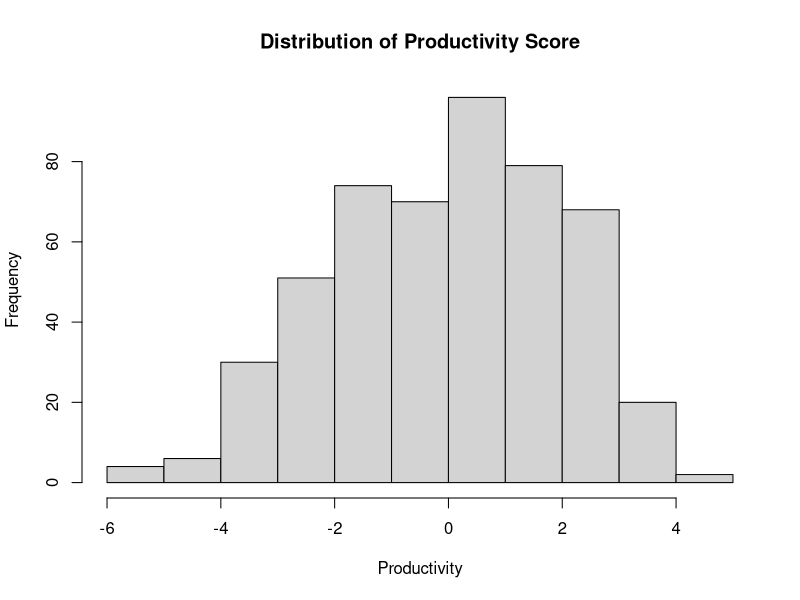
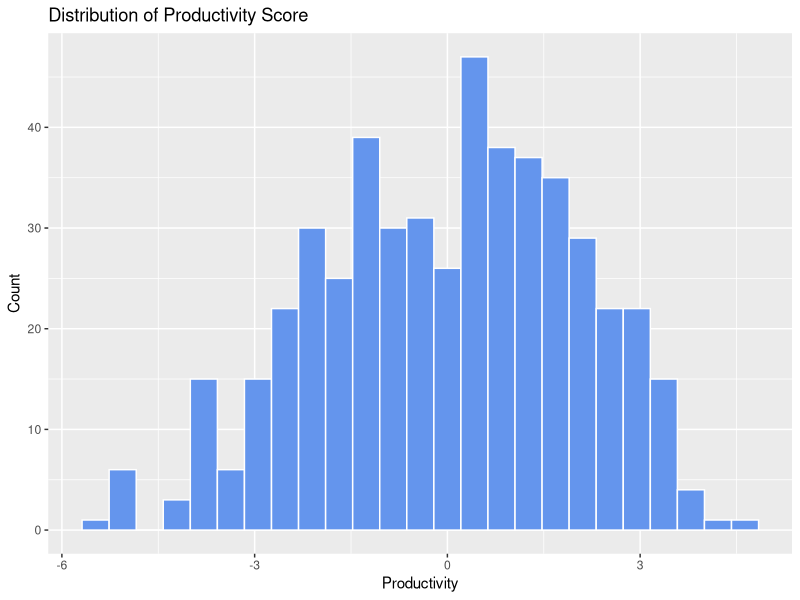
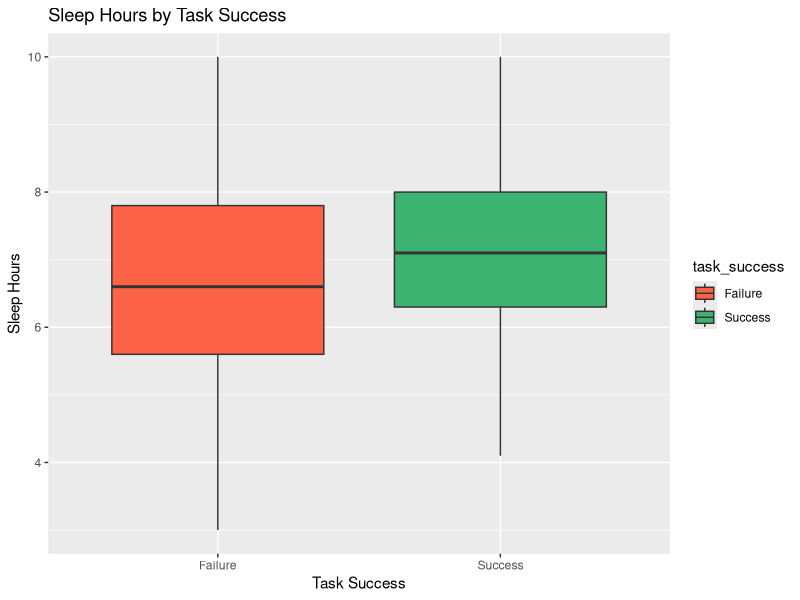
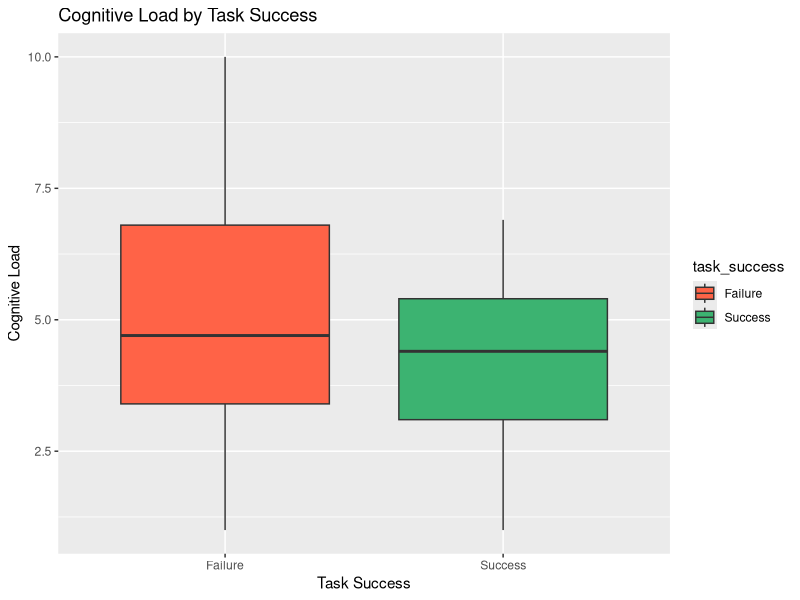
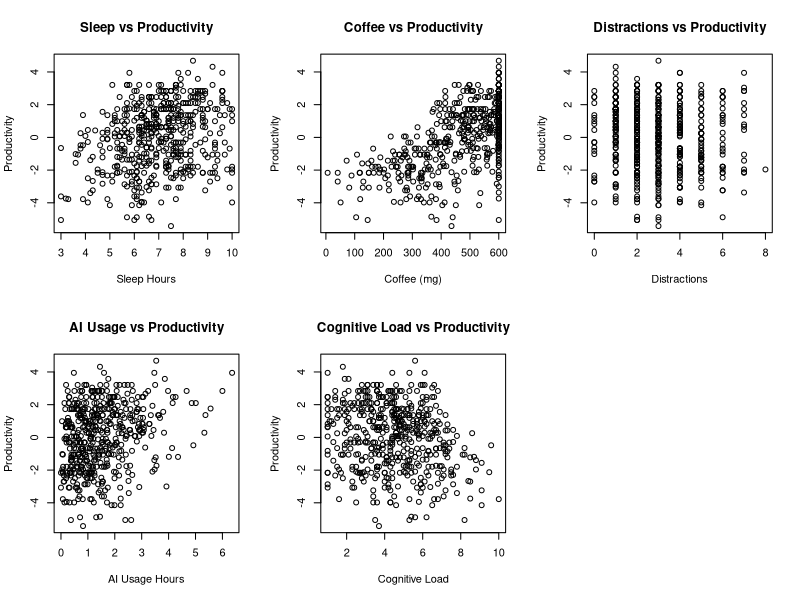
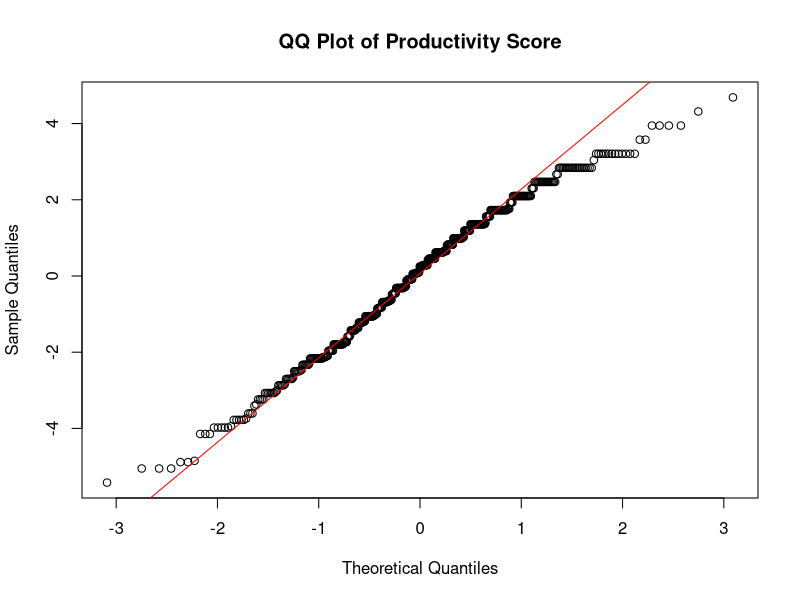
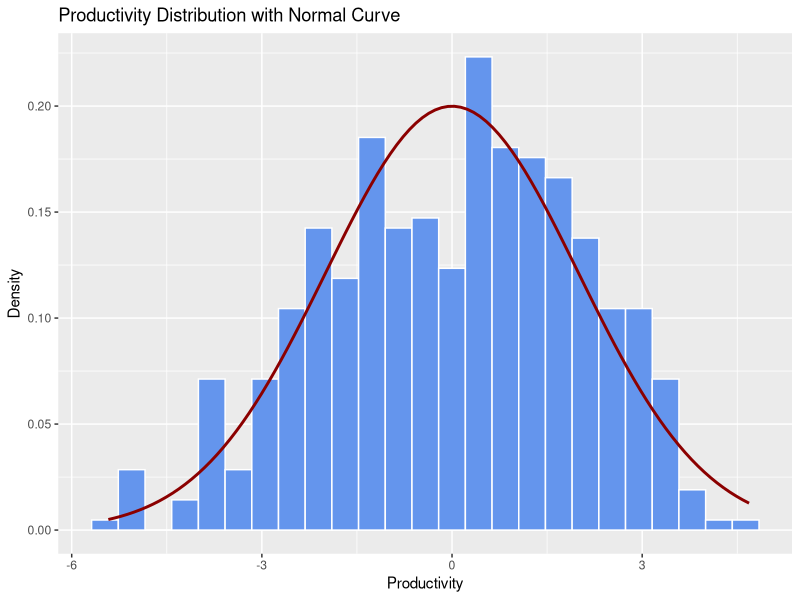
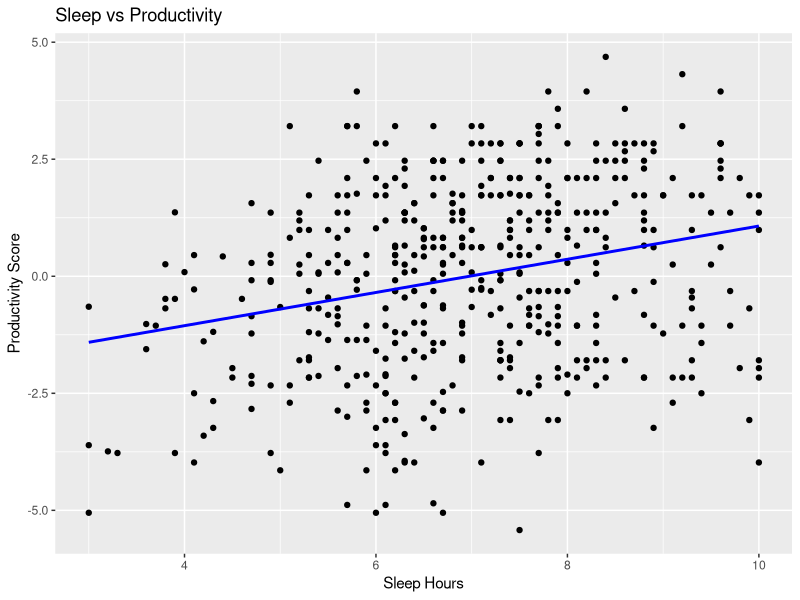

Here is the R script that generated these plots, in order:
## ---- chunk 1
knitr::opts_chunk$set(echo = TRUE, message = FALSE, warning = FALSE, tidy = TRUE, tidy.opts = list(width.cutoff = 60))
library(ggplot2)
library(dplyr)
## ---- chunk 2
library(ggplot2)
library(dplyr)
library(readr)
library(tidyr)

data <- read.csv("ai_dev_productivity.csv")
head(data)
str(data)
colSums(is.na(data))
summary(data)

## ---- chunk 3
# Recode task_success as a labeled factor
data$task_success <- factor(data$task_success, levels=c(0, 1), labels=c("Failure", "Success"))

# Composite productivity score using z-scores of output variables
# hours_coding excluded here, used as a predictor instead
data <- data |>
  mutate(
    productivity = scale(commits) - scale(bugs_reported) + scale(as.numeric(task_success))
  )
data$productivity <- as.numeric(data$productivity)

summary(data$productivity)
hist(data$productivity, main = "Distribution of Productivity Score", xlab = "Productivity")
## ---- chunk 4
summary(data[, c("hours_coding", "coffee_intake_mg", "sleep_hours", "distractions", "ai_usage_hours", "cognitive_load", "productivity")])

# Compare mean predictors by task success
data |>
  group_by(task_success) |>
  summarise(
    mean_sleep = mean(sleep_hours),
    mean_coffee = mean(coffee_intake_mg),
    mean_distractions = mean(distractions),
    mean_ai_usage = mean(ai_usage_hours),
    mean_cognitive_load = mean(cognitive_load),
    mean_productivity = mean(productivity)
  )

ggplot(data, aes(x=productivity)) +
  geom_histogram(bins=25, fill="cornflowerblue", color="white") +
  labs(title="Distribution of Productivity Score",
       x="Productivity",
       y="Count")
## ---- chunk 5
ggplot(data, aes(x=task_success, y=sleep_hours, fill=task_success)) +
  geom_boxplot() +
  scale_fill_manual(values=c("Failure"="tomato", "Success"="mediumseagreen")) +
  labs(title="Sleep Hours by Task Success",
       x="Task Success",
       y="Sleep Hours")
## ---- chunk 6
ggplot(data, aes(x=task_success, y=cognitive_load, fill=task_success)) +
  geom_boxplot() +
  scale_fill_manual(values=c("Failure"="tomato", "Success"="mediumseagreen")) +
  labs(title="Cognitive Load by Task Success",
       x="Task Success",
       y="Cognitive Load")
## ---- chunk 7
# Linearity check
par(mfrow = c(2, 3))
plot(data$sleep_hours, data$productivity, main = "Sleep vs Productivity", xlab = "Sleep Hours", ylab = "Productivity")
plot(data$coffee_intake_mg, data$productivity, main = "Coffee vs Productivity", xlab = "Coffee (mg)", ylab = "Productivity")
plot(data$distractions, data$productivity, main = "Distractions vs Productivity", xlab = "Distractions", ylab = "Productivity")
plot(data$ai_usage_hours, data$productivity, main = "AI Usage vs Productivity", xlab = "AI Usage Hours", ylab = "Productivity")
plot(data$cognitive_load, data$productivity, main = "Cognitive Load vs Productivity", xlab = "Cognitive Load", ylab = "Productivity")
par(mfrow = c(1, 1))
## ---- chunk 8
# Normality check
qqnorm(data$productivity, main="QQ Plot of Productivity Score")
qqline(data$productivity, col="red")
## ---- chunk 9
ggplot(data, aes(x=productivity)) +
  geom_histogram(aes(y=after_stat(density)), bins=25, fill="cornflowerblue", color="white") +
  stat_function(fun=dnorm, args=list(mean=mean(data$productivity), sd=sd(data$productivity)), color="darkred", linewidth=1) +
  labs(title="Productivity Distribution with Normal Curve",
       x="Productivity",
       y="Density")
## ---- chunk 10
# Correlation Summary
predictors <- data |> select(hours_coding, coffee_intake_mg, sleep_hours, distractions, ai_usage_hours, cognitive_load, productivity)
round(cor(predictors, use = "complete.obs"), 3)

pred_names <- c("hours_coding", "coffee_intake_mg", "sleep_hours", "distractions", "ai_usage_hours", "cognitive_load")
r_values <- sapply(pred_names, function(x) cor(data[[x]], data$productivity))
data.frame(
  predictor = pred_names,
  r = round(r_values, 3),
  R_squared = round(r_values^2, 3)
)
## ---- chunk 11
# Predictor vs Productivity Scatterplots
ggplot(data, aes(x=sleep_hours, y=productivity)) +
  geom_point() +
  geom_smooth(method="lm", se=FALSE, color="blue") +
  labs(title="Sleep vs Productivity",
       x="Sleep Hours",
       y="Productivity Score")
## ---- chunk 12
ggplot(data, aes(x=hours_coding, y=productivity)) +
  geom_point() +
  geom_smooth(method="lm", se=FALSE, color="blue") +
  labs(title="Hours Coding vs Productivity",
       x="Hours Coding",
       y="Productivity Score")
## ---- chunk 13
ggplot(data, aes(x=cognitive_load, y=productivity)) +
  geom_point() +
  geom_smooth(method="lm", se=FALSE, color="blue") +
  labs(title="Cognitive Load vs Productivity",
       x="Cognitive Load",
       y="Productivity Score")
## ---- chunk 14
ggplot(data, aes(x=distractions, y=productivity)) +
  geom_point() +
  geom_smooth(method="lm", se=FALSE, color="blue") +
  labs(title="Distractions vs Productivity",
       x="Distractions",
       y="Productivity Score")
## ---- chunk 15
# AI Usage Deep Dive
ggplot(data, aes(x=ai_usage_hours, y=productivity)) +
  geom_point() +
  geom_smooth(method="lm", se=FALSE, color="blue") +
  labs(title="AI Usage vs Productivity",
       x="AI Usage (Hours)",
       y="Productivity Score")
## ---- chunk 16
data$ai_level <- factor(ifelse(data$ai_usage_hours <= median(data$ai_usage_hours), "Low AI", "High AI"), levels = c("Low AI", "High AI"))

ggplot(data, aes(x=ai_level, y=productivity, fill=ai_level)) +
  geom_boxplot() +
  scale_fill_manual(values=c("Low AI"="tomato", "High AI"="mediumseagreen")) +
  labs(title="Productivity: Low vs High AI Usage",
       x="",
       y="Productivity Score")
## ---- chunk 17
# Mean productivity by AI usage quartile
data$ai_quartile <- cut(data$ai_usage_hours,
                        breaks=quantile(data$ai_usage_hours, probs=c(0, 0.25, 0.5, 0.75, 1)),
                        include.lowest=TRUE,
                        labels=c("Q1 (Lowest)", "Q2", "Q3", "Q4 (Highest)"))

ai_summary <- data |>
  group_by(ai_quartile) |>
  summarise(mean_productivity = mean(productivity))

ggplot(ai_summary, aes(x=ai_quartile, y=mean_productivity, fill=ai_quartile)) +
  geom_col() +
  scale_fill_manual(values=c("Q1 (Lowest)"="tomato", "Q2"="sandybrown", "Q3"="darkseagreen", "Q4 (Highest)"="mediumseagreen")) +
  labs(title="Mean Productivity by AI Usage Quartile",
       x="AI Usage Quartile",
       y="Mean Productivity Score")
## ---- chunk 18
# AI usage vs productivity, colored by hours coding
ggplot(data, aes(x=ai_usage_hours, y=productivity, color=hours_coding)) +
  geom_point(size=2) +
  scale_color_gradient(low="tomato", high="mediumseagreen", name="Hours Coded") +
  geom_smooth(method="lm", se=FALSE, color="black", linetype="dashed") +
  labs(title="AI Usage vs Productivity (Colored by Hours Coded)",
       x="AI Usage (Hours)",
       y="Productivity Score")
## ---- chunk 19
# Coffee Intake Relationships
ggplot(data, aes(x=coffee_intake_mg, y=productivity)) +
  geom_point() +
  geom_smooth(method="lm", se=FALSE, color="blue") +
  labs(title="Coffee Intake vs Productivity",
       x="Coffee Intake (mg)",
       y="Productivity Score")
## ---- chunk 20
ggplot(data, aes(x=coffee_intake_mg, y=hours_coding)) +
  geom_point() +
  geom_smooth(method="lm", se=FALSE, color="blue") +
  labs(title="Coffee Intake vs Hours Coded",
       x="Coffee Intake (mg)",
       y="Hours Coding")
